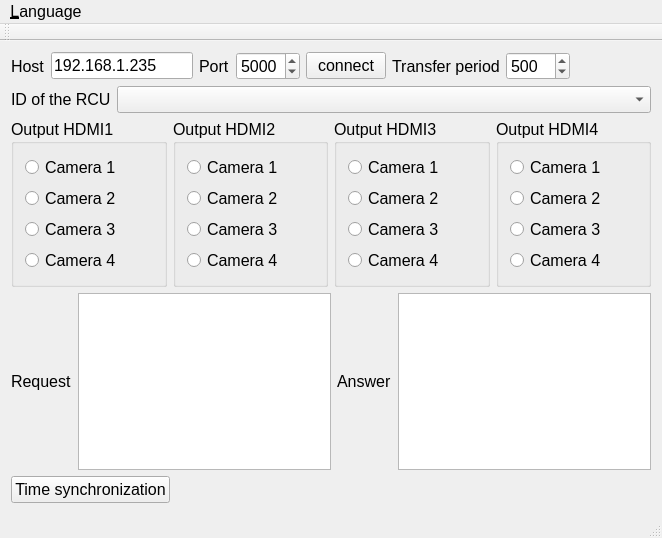
<?xml version="1.0" encoding="UTF-8"?>
<ui version="4.0">
 <class>MainWindow</class>
 <widget class="QMainWindow" name="MainWindow">
  <property name="geometry">
   <rect>
    <x>0</x>
    <y>0</y>
    <width>662</width>
    <height>538</height>
   </rect>
  </property>
  <property name="font">
   <font>
    <pointsize>12</pointsize>
   </font>
  </property>
  <property name="windowTitle">
   <string>Data exchange</string>
  </property>
  <widget class="QWidget" name="centralWidget">
   <layout class="QVBoxLayout" name="verticalLayout_5">
    <item>
     <layout class="QHBoxLayout" name="horizontalLayout">
      <item>
       <widget class="QLabel" name="label">
        <property name="text">
         <string>Host</string>
        </property>
       </widget>
      </item>
      <item>
       <widget class="QLineEdit" name="edHost">
        <property name="text">
         <string>192.168.1.235</string>
        </property>
       </widget>
      </item>
      <item>
       <widget class="QLabel" name="label_2">
        <property name="text">
         <string>Port</string>
        </property>
       </widget>
      </item>
      <item>
       <widget class="QSpinBox" name="sbPort">
        <property name="maximum">
         <number>9999</number>
        </property>
        <property name="value">
         <number>5000</number>
        </property>
       </widget>
      </item>
      <item>
       <widget class="QPushButton" name="buttonConnect">
        <property name="text">
         <string>connect</string>
        </property>
       </widget>
      </item>
      <item>
       <widget class="QLabel" name="label_5">
        <property name="text">
         <string>Transfer period</string>
        </property>
       </widget>
      </item>
      <item>
       <widget class="QSpinBox" name="sbInrval">
        <property name="minimum">
         <number>10</number>
        </property>
        <property name="maximum">
         <number>1000</number>
        </property>
        <property name="singleStep">
         <number>10</number>
        </property>
        <property name="value">
         <number>500</number>
        </property>
       </widget>
      </item>
      <item>
       <spacer name="horizontalSpacer">
        <property name="orientation">
         <enum>Qt::Horizontal</enum>
        </property>
        <property name="sizeHint" stdset="0">
         <size>
          <width>40</width>
          <height>20</height>
         </size>
        </property>
       </spacer>
      </item>
      <item>
       <widget class="QLabel" name="labelConnect">
        <property name="text">
         <string/>
        </property>
       </widget>
      </item>
     </layout>
    </item>
    <item>
     <layout class="QHBoxLayout" name="horizontalLayout_4">
      <item>
       <widget class="QLabel" name="label_6">
        <property name="sizePolicy">
         <sizepolicy hsizetype="Maximum" vsizetype="Preferred">
          <horstretch>0</horstretch>
          <verstretch>0</verstretch>
         </sizepolicy>
        </property>
        <property name="text">
         <string>ID of the RCU</string>
        </property>
       </widget>
      </item>
      <item>
       <widget class="QComboBox" name="comboBoxStart"/>
      </item>
     </layout>
    </item>
    <item>
     <layout class="QHBoxLayout" name="horizontalLayout_2">
      <item>
       <widget class="QGroupBox" name="gb1">
        <property name="title">
         <string>Output HDMI1</string>
        </property>
        <layout class="QVBoxLayout" name="verticalLayout">
         <item>
          <widget class="QRadioButton" name="rb11">
           <property name="text">
            <string>Camera 1</string>
           </property>
           <property name="checked">
            <bool>false</bool>
           </property>
           <property name="autoExclusive">
            <bool>true</bool>
           </property>
          </widget>
         </item>
         <item>
          <widget class="QRadioButton" name="rb12">
           <property name="text">
            <string>Camera 2</string>
           </property>
          </widget>
         </item>
         <item>
          <widget class="QRadioButton" name="rb13">
           <property name="text">
            <string>Camera 3</string>
           </property>
          </widget>
         </item>
         <item>
          <widget class="QRadioButton" name="rb14">
           <property name="text">
            <string>Camera 4</string>
           </property>
           <property name="checked">
            <bool>false</bool>
           </property>
          </widget>
         </item>
        </layout>
       </widget>
      </item>
      <item>
       <widget class="QGroupBox" name="gb2">
        <property name="title">
         <string>Output HDMI2</string>
        </property>
        <layout class="QVBoxLayout" name="verticalLayout_2">
         <item>
          <widget class="QRadioButton" name="rb21">
           <property name="text">
            <string>Camera 1</string>
           </property>
           <property name="checked">
            <bool>false</bool>
           </property>
           <property name="autoExclusive">
            <bool>true</bool>
           </property>
          </widget>
         </item>
         <item>
          <widget class="QRadioButton" name="rb22">
           <property name="text">
            <string>Camera 2</string>
           </property>
          </widget>
         </item>
         <item>
          <widget class="QRadioButton" name="rb23">
           <property name="text">
            <string>Camera 3</string>
           </property>
          </widget>
         </item>
         <item>
          <widget class="QRadioButton" name="rb24">
           <property name="text">
            <string>Camera 4</string>
           </property>
           <property name="checked">
            <bool>false</bool>
           </property>
          </widget>
         </item>
        </layout>
       </widget>
      </item>
      <item>
       <widget class="QGroupBox" name="gb3">
        <property name="title">
         <string>Output HDMI3</string>
        </property>
        <layout class="QVBoxLayout" name="verticalLayout_3">
         <item>
          <widget class="QRadioButton" name="rb31">
           <property name="text">
            <string>Camera 1</string>
           </property>
           <property name="checkable">
            <bool>true</bool>
           </property>
           <property name="checked">
            <bool>false</bool>
           </property>
          </widget>
         </item>
         <item>
          <widget class="QRadioButton" name="rb32">
           <property name="text">
            <string>Camera 2</string>
           </property>
           <property name="checkable">
            <bool>true</bool>
           </property>
           <property name="checked">
            <bool>false</bool>
           </property>
           <property name="autoExclusive">
            <bool>true</bool>
           </property>
          </widget>
         </item>
         <item>
          <widget class="QRadioButton" name="rb33">
           <property name="text">
            <string>Camera 3</string>
           </property>
          </widget>
         </item>
         <item>
          <widget class="QRadioButton" name="rb34">
           <property name="text">
            <string>Camera 4</string>
           </property>
           <property name="checked">
            <bool>false</bool>
           </property>
          </widget>
         </item>
        </layout>
       </widget>
      </item>
      <item>
       <widget class="QGroupBox" name="gb4">
        <property name="title">
         <string>Output HDMI4</string>
        </property>
        <layout class="QVBoxLayout" name="verticalLayout_4">
         <item>
          <widget class="QRadioButton" name="rb41">
           <property name="text">
            <string>Camera 1</string>
           </property>
           <property name="checkable">
            <bool>true</bool>
           </property>
           <property name="checked">
            <bool>false</bool>
           </property>
          </widget>
         </item>
         <item>
          <widget class="QRadioButton" name="rb42">
           <property name="text">
            <string>Camera 2</string>
           </property>
          </widget>
         </item>
         <item>
          <widget class="QRadioButton" name="rb43">
           <property name="text">
            <string>Camera 3</string>
           </property>
          </widget>
         </item>
         <item>
          <widget class="QRadioButton" name="rb44">
           <property name="text">
            <string>Camera 4</string>
           </property>
           <property name="checked">
            <bool>false</bool>
           </property>
          </widget>
         </item>
        </layout>
       </widget>
      </item>
     </layout>
    </item>
    <item>
     <layout class="QHBoxLayout" name="horizontalLayout_3">
      <item>
       <widget class="QLabel" name="label_4">
        <property name="text">
         <string>Request</string>
        </property>
       </widget>
      </item>
      <item>
       <widget class="QTextEdit" name="teRequest"/>
      </item>
      <item>
       <widget class="QLabel" name="label_3">
        <property name="text">
         <string>Answer</string>
        </property>
       </widget>
      </item>
      <item>
       <widget class="QTextEdit" name="teAnswer"/>
      </item>
     </layout>
    </item>
    <item>
     <widget class="QPushButton" name="buttonTime">
      <property name="sizePolicy">
       <sizepolicy hsizetype="Fixed" vsizetype="Fixed">
        <horstretch>0</horstretch>
        <verstretch>0</verstretch>
       </sizepolicy>
      </property>
      <property name="text">
       <string>Time synchronization</string>
      </property>
     </widget>
    </item>
   </layout>
  </widget>
  <widget class="QMenuBar" name="menuBar">
   <property name="geometry">
    <rect>
     <x>0</x>
     <y>0</y>
     <width>662</width>
     <height>22</height>
    </rect>
   </property>
   <widget class="QMenu" name="menu_Language">
    <property name="title">
     <string>&amp;Language</string>
    </property>
    <addaction name="actionEN"/>
    <addaction name="actionRU"/>
   </widget>
   <addaction name="menu_Language"/>
  </widget>
  <widget class="QToolBar" name="mainToolBar">
   <attribute name="toolBarArea">
    <enum>TopToolBarArea</enum>
   </attribute>
   <attribute name="toolBarBreak">
    <bool>false</bool>
   </attribute>
  </widget>
  <widget class="QStatusBar" name="statusBar"/>
  <action name="actionEN">
   <property name="checkable">
    <bool>true</bool>
   </property>
   <property name="text">
    <string>EN</string>
   </property>
   <property name="toolTip">
    <string>English</string>
   </property>
  </action>
  <action name="actionRU">
   <property name="checkable">
    <bool>true</bool>
   </property>
   <property name="text">
    <string>RU</string>
   </property>
   <property name="toolTip">
    <string>Русский</string>
   </property>
  </action>
 </widget>
 <layoutdefault spacing="6" margin="11"/>
 <resources/>
 <connections/>
</ui>
